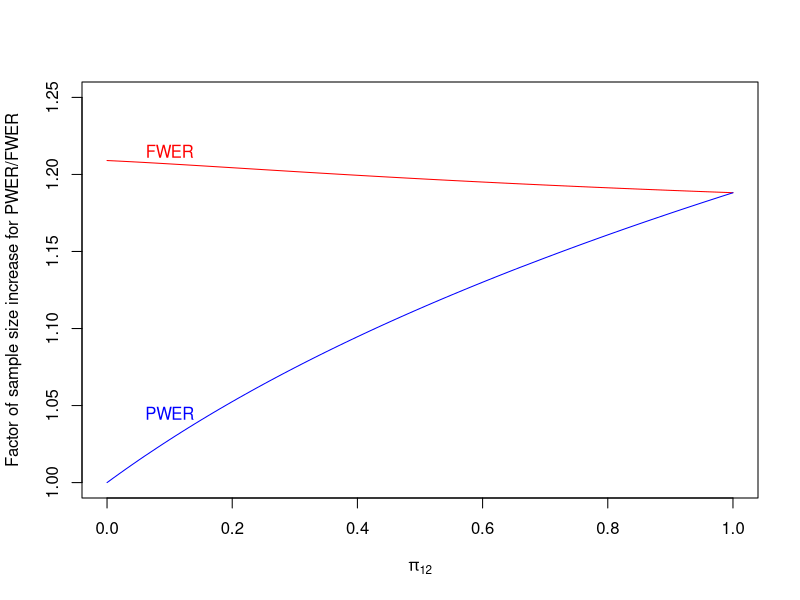

Write R code to recreate this figure.
###########################################################
#Single stage designs PWER-control (Sections 5.1 and 5.2)
###########################################################
library(multcomp)

##Correlation of the test statistics:
#one treatment:
corpi12_1 <- function(pi12){2*pi12/(1+pi12)}
#multiple treatments:
corpi12_2 <- function(pi12){
  3*pi12/(2*(1+2*pi12))  
}

#critical values for PWER- and FWER-control
mtcritpwer <- function(alpha, pi12, corr){
  Sigma <- matrix(c(1, corr, corr, 1), nr = 2, byrow = T)
  res <- function(crit){(1-pi12)*(1-pnorm(crit)) + pi12*(1-pmvnorm(upper=rep(crit,2), corr = Sigma)[1])-alpha}
  return(uniroot(res, interval = c(1,10))$root)
}
mtcritfwer <- function(alpha, pi12, corr){
  Sigma <- matrix(c(1, corr, corr, 1), nr = 2, byrow = T)
  res <- qmvnorm(1-alpha, tail = "lower.tail", sigma = Sigma)$quantile
  return(res)
}

#plot sample size increase for PWER/FWER vs. unadjusted case:
beta <- 0.2; alpha = 0.025
#grid for pi12:
pi12 <- seq(0, 1, 0.01)
factor_fwer <- factor_pwer <- numeric(length(pi12))
#plug in corpi12_1(pi12[i]) for corr to get the one treatment case (T1 = T2) in Section 5.2
#plug in corpi12_2(pi12[i]) for corr to get the two treatment case (T1 != T2) in Section 5.2
#plug in 0 for corr to get the independent case in Section 5.1
for(i in 1:length(pi12)){
  factor_fwer[i] <- (qnorm(1-beta) + mtcritfwer(alpha=alpha, pi12=pi12[i], corr = corpi12_2(pi12[i])))^2/(qnorm(1-beta)+qnorm(1-alpha))^2
  factor_pwer[i] <- (qnorm(1-beta) + mtcritpwer(alpha=alpha, pi12=pi12[i], corr = corpi12_2(pi12[i])))^2/(qnorm(1-beta)+qnorm(1-alpha))^2
}

plot(pi12, factor_fwer, xlab = expression(pi[12]), ylim = c(1, 1.25), type = "l",
	ylab = "Factor of sample size increase for PWER/FWER", col = "red")
lines(pi12, factor_pwer, col = "blue")
text(x=0.1, y=1.215, labels = "FWER", col = "red")
text(x=0.1, y=1.045, labels = "PWER", col = "blue")
